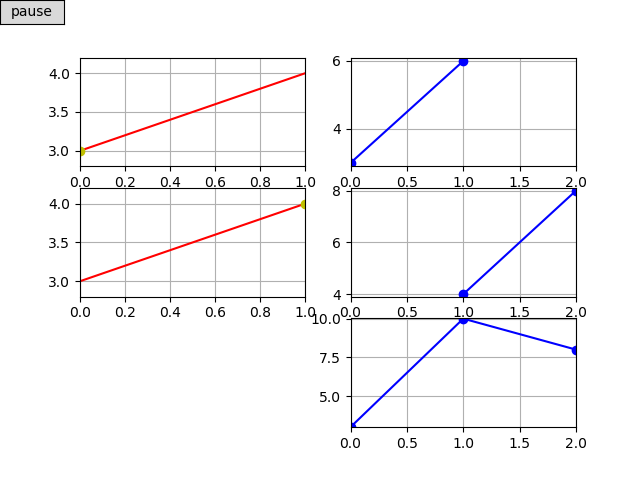

Generate this figure with Python:
import numpy as np
import matplotlib.pyplot as plt
import scipy.signal as sc
import matplotlib
from matplotlib.animation import FuncAnimation
from buttons import buttonOnFigure
#--------------------------------------
fig   = plt.figure()
fs    = 2

hData = np.zeros(2)
hData[:] = [1,2]
M     = len(hData)
xData = np.zeros(2)
xData[:] = [3,4]
N     = len(xData)
tData = np.arange(0,N+M-1,1)

xLnArray=[]
yData=np.zeros(N+M-1)
hLn=[]
yLn=[]
for i in range(N):
    xAxe  = fig.add_subplot(N+1,2,2*i+1)
    xLn,xHighLn,  = plt.plot(tData[0:N],xData,'r-',tData[i],xData[i],'yo')
    xLnArray.append(xLn)
    xAxe.grid(True)
    xAxe.set_xlim(0,N-1)
    xAxe.set_ylim(np.min(xData)-0.2,np.max(xData)+0.2)
#--------------------------------------
    hAxe  = fig.add_subplot(N+1,2,2*i+2)
    Ln,  = plt.plot([],[],'b-o')
    hLn.append(Ln)
    hAxe.grid(True)
    hAxe.set_xlim(0,N+M-2)
    hAxe.set_ylim(np.min(hData*xData[i])-0.1,np.max(hData*xData[i])+0.1)
#--------------------------------------
yAxe  = fig.add_subplot(N+1,2,N*2+2)
yData=np.convolve(hData,xData)
yLn,  = plt.plot([],[],'b-o')
yAxe.grid(True)
yAxe.set_xlim(0,N+M-2)
yAxe.set_ylim(np.min(yData)-0.01,np.max(yData)+0.01)
yData=np.zeros(N+M-1)
#--------------------------------------
def init():
    return yLn,

def update(i):
    hLn[i].set_data(tData[i:M+i],hData*xData[i])
    yData[i:i+M]+=hData*xData[i]
    yLn.set_data(tData[0:N+M-1],yData)

    ani.event_source.stop()
    return yLn,

ani=FuncAnimation(fig,update,N,init,interval=50 ,blit=False,repeat=False)
plt.get_current_fig_manager().window.showMaximized()
b=buttonOnFigure(fig,ani)
plt.show()
